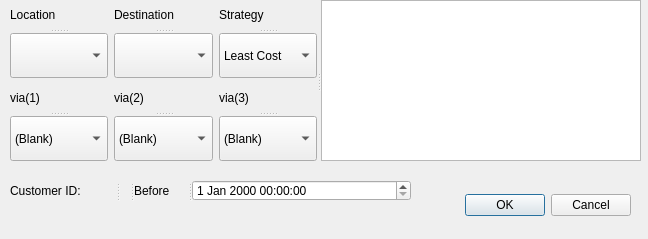
<?xml version="1.0" encoding="UTF-8"?>
<ui version="4.0">
 <class>subwindow</class>
 <widget class="QDialog" name="subwindow">
  <property name="geometry">
   <rect>
    <x>0</x>
    <y>0</y>
    <width>648</width>
    <height>239</height>
   </rect>
  </property>
  <property name="minimumSize">
   <size>
    <width>648</width>
    <height>239</height>
   </size>
  </property>
  <property name="maximumSize">
   <size>
    <width>648</width>
    <height>239</height>
   </size>
  </property>
  <property name="windowTitle">
   <string>Dialog</string>
  </property>
  <widget class="QDialogButtonBox" name="buttonBox">
   <property name="geometry">
    <rect>
     <x>440</x>
     <y>190</y>
     <width>191</width>
     <height>31</height>
    </rect>
   </property>
   <property name="orientation">
    <enum>Qt::Horizontal</enum>
   </property>
   <property name="standardButtons">
    <set>QDialogButtonBox::Cancel|QDialogButtonBox::Ok</set>
   </property>
  </widget>
  <widget class="QSplitter" name="splitter_7">
   <property name="geometry">
    <rect>
     <x>10</x>
     <y>0</y>
     <width>631</width>
     <height>161</height>
    </rect>
   </property>
   <property name="orientation">
    <enum>Qt::Horizontal</enum>
   </property>
   <widget class="QWidget" name="layoutWidget">
    <layout class="QGridLayout" name="gridLayout">
     <item row="0" column="1">
      <widget class="QSplitter" name="splitter_5">
       <property name="orientation">
        <enum>Qt::Vertical</enum>
       </property>
       <widget class="QLabel" name="label_2">
        <property name="text">
         <string>Destination</string>
        </property>
       </widget>
       <widget class="QComboBox" name="Destination_ComboBox"/>
      </widget>
     </item>
     <item row="0" column="2">
      <widget class="QSplitter" name="splitter_2">
       <property name="orientation">
        <enum>Qt::Vertical</enum>
       </property>
       <widget class="QLabel" name="label_3">
        <property name="text">
         <string>Strategy</string>
        </property>
       </widget>
       <widget class="QComboBox" name="Strategy_ComboBox">
        <item>
         <property name="text">
          <string>Least Cost</string>
         </property>
        </item>
        <item>
         <property name="text">
          <string>Least Time</string>
         </property>
        </item>
        <item>
         <property name="text">
          <string>Limit Time</string>
         </property>
        </item>
       </widget>
      </widget>
     </item>
     <item row="0" column="0">
      <widget class="QSplitter" name="splitter_6">
       <property name="orientation">
        <enum>Qt::Vertical</enum>
       </property>
       <widget class="QLabel" name="label">
        <property name="text">
         <string>Location</string>
        </property>
        <property name="textFormat">
         <enum>Qt::PlainText</enum>
        </property>
       </widget>
       <widget class="QComboBox" name="Location_ComboBox">
        <property name="sizeAdjustPolicy">
         <enum>QComboBox::AdjustToContents</enum>
        </property>
       </widget>
      </widget>
     </item>
     <item row="1" column="1">
      <widget class="QSplitter" name="splitter_4">
       <property name="orientation">
        <enum>Qt::Vertical</enum>
       </property>
       <widget class="QLabel" name="label_5">
        <property name="text">
         <string>via(2)</string>
        </property>
       </widget>
       <widget class="QComboBox" name="Via_2_ComboBox">
        <item>
         <property name="text">
          <string>(Blank)</string>
         </property>
        </item>
       </widget>
      </widget>
     </item>
     <item row="1" column="0">
      <widget class="QSplitter" name="splitter">
       <property name="orientation">
        <enum>Qt::Vertical</enum>
       </property>
       <widget class="QLabel" name="label_4">
        <property name="text">
         <string>via(1)</string>
        </property>
       </widget>
       <widget class="QComboBox" name="Via_1_ComboBox">
        <item>
         <property name="text">
          <string>(Blank)</string>
         </property>
        </item>
       </widget>
      </widget>
     </item>
     <item row="1" column="2">
      <widget class="QSplitter" name="splitter_3">
       <property name="orientation">
        <enum>Qt::Vertical</enum>
       </property>
       <widget class="QLabel" name="label_6">
        <property name="text">
         <string>via(3)</string>
        </property>
       </widget>
       <widget class="QComboBox" name="Via_3_ComboBox">
        <item>
         <property name="text">
          <string>(Blank)</string>
         </property>
        </item>
       </widget>
      </widget>
     </item>
    </layout>
   </widget>
   <widget class="QListWidget" name="Customer_Plan_List"/>
  </widget>
  <widget class="QSplitter" name="splitter_10">
   <property name="geometry">
    <rect>
     <x>10</x>
     <y>180</y>
     <width>401</width>
     <height>21</height>
    </rect>
   </property>
   <property name="orientation">
    <enum>Qt::Horizontal</enum>
   </property>
   <widget class="QSplitter" name="splitter_9">
    <property name="orientation">
     <enum>Qt::Horizontal</enum>
    </property>
    <widget class="QLabel" name="label_9">
     <property name="text">
      <string>Customer ID:</string>
     </property>
    </widget>
    <widget class="QLabel" name="Customer_ID_Label">
     <property name="text">
      <string/>
     </property>
    </widget>
   </widget>
   <widget class="QSplitter" name="splitter_8">
    <property name="orientation">
     <enum>Qt::Horizontal</enum>
    </property>
    <widget class="QLabel" name="label_7">
     <property name="text">
      <string>Before</string>
     </property>
    </widget>
    <widget class="QDateTimeEdit" name="Limit_Time_dateTimeEdit"/>
   </widget>
  </widget>
 </widget>
 <resources/>
 <connections>
  <connection>
   <sender>buttonBox</sender>
   <signal>accepted()</signal>
   <receiver>subwindow</receiver>
   <slot>accept()</slot>
   <hints>
    <hint type="sourcelabel">
     <x>749</x>
     <y>420</y>
    </hint>
    <hint type="destinationlabel">
     <x>620</x>
     <y>382</y>
    </hint>
   </hints>
  </connection>
  <connection>
   <sender>buttonBox</sender>
   <signal>rejected()</signal>
   <receiver>subwindow</receiver>
   <slot>reject()</slot>
   <hints>
    <hint type="sourcelabel">
     <x>750</x>
     <y>421</y>
    </hint>
    <hint type="destinationlabel">
     <x>725</x>
     <y>353</y>
    </hint>
   </hints>
  </connection>
 </connections>
</ui>
